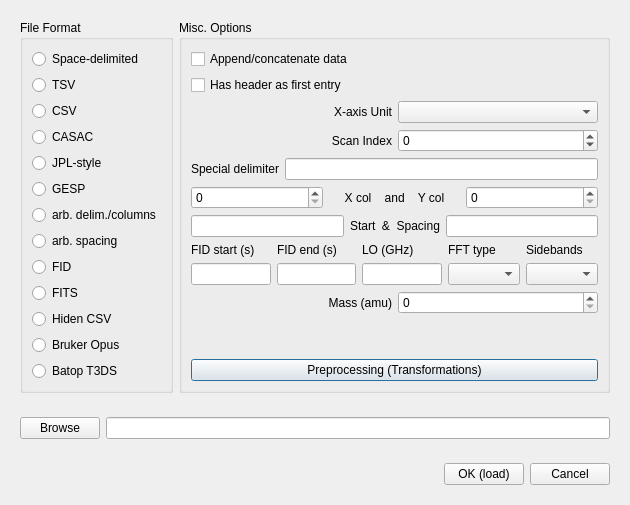
<?xml version="1.0" encoding="UTF-8"?>
<ui version="4.0">
 <class>Dialog</class>
 <widget class="QDialog" name="Dialog">
  <property name="geometry">
   <rect>
    <x>0</x>
    <y>0</y>
    <width>630</width>
    <height>459</height>
   </rect>
  </property>
  <property name="windowTitle">
   <string>Spectral Load Dialog</string>
  </property>
  <layout class="QVBoxLayout" name="verticalLayout_3">
   <item>
    <widget class="QFrame" name="frame_options">
     <layout class="QHBoxLayout" name="horizontalLayout_4">
      <item>
       <widget class="QGroupBox" name="group_radio">
        <property name="title">
         <string>File Format</string>
        </property>
        <layout class="QVBoxLayout" name="verticalLayout_2">
         <item>
          <widget class="QRadioButton" name="radio_ssv">
           <property name="text">
            <string>Space-delimited</string>
           </property>
          </widget>
         </item>
         <item>
          <widget class="QRadioButton" name="radio_tsv">
           <property name="text">
            <string>TSV</string>
           </property>
          </widget>
         </item>
         <item>
          <widget class="QRadioButton" name="radio_csv">
           <property name="text">
            <string>CSV</string>
           </property>
          </widget>
         </item>
         <item>
          <widget class="QRadioButton" name="radio_casac">
           <property name="text">
            <string>CASAC</string>
           </property>
          </widget>
         </item>
         <item>
          <widget class="QRadioButton" name="radio_jpl">
           <property name="text">
            <string>JPL-style</string>
           </property>
          </widget>
         </item>
         <item>
          <widget class="QRadioButton" name="radio_gesp">
           <property name="text">
            <string>GESP</string>
           </property>
          </widget>
         </item>
         <item>
          <widget class="QRadioButton" name="radio_arbdc">
           <property name="text">
            <string>arb. delim./columns</string>
           </property>
          </widget>
         </item>
         <item>
          <widget class="QRadioButton" name="radio_arbspacing">
           <property name="text">
            <string>arb. spacing</string>
           </property>
          </widget>
         </item>
         <item>
          <widget class="QRadioButton" name="radio_fid">
           <property name="text">
            <string>FID</string>
           </property>
          </widget>
         </item>
         <item>
          <widget class="QRadioButton" name="radio_fits">
           <property name="text">
            <string>FITS</string>
           </property>
          </widget>
         </item>
         <item>
          <widget class="QRadioButton" name="radio_hidencsv">
           <property name="text">
            <string>Hiden CSV</string>
           </property>
          </widget>
         </item>
         <item>
          <widget class="QRadioButton" name="radio_brukeropus">
           <property name="text">
            <string>Bruker Opus</string>
           </property>
          </widget>
         </item>
         <item>
          <widget class="QRadioButton" name="radio_batopt3ds">
           <property name="text">
            <string>Batop T3DS</string>
           </property>
          </widget>
         </item>
        </layout>
       </widget>
      </item>
      <item>
       <widget class="QGroupBox" name="group_misc">
        <property name="title">
         <string>Misc. Options</string>
        </property>
        <layout class="QVBoxLayout" name="verticalLayout">
         <item>
          <widget class="QCheckBox" name="check_appendData">
           <property name="text">
            <string>Append/concatenate data</string>
           </property>
          </widget>
         </item>
         <item>
          <widget class="QCheckBox" name="check_hasHeader">
           <property name="text">
            <string>Has header as first entry</string>
           </property>
          </widget>
         </item>
         <item>
          <layout class="QHBoxLayout" name="horizontalLayout_8">
           <item>
            <widget class="QLabel" name="label_unit">
             <property name="text">
              <string>X-axis Unit</string>
             </property>
             <property name="alignment">
              <set>Qt::AlignRight|Qt::AlignTrailing|Qt::AlignVCenter</set>
             </property>
            </widget>
           </item>
           <item>
            <widget class="QComboBox" name="combo_unit"/>
           </item>
          </layout>
         </item>
         <item>
          <layout class="QHBoxLayout" name="horizontalLayout_3">
           <item>
            <widget class="QLabel" name="label_scanIndex">
             <property name="text">
              <string>Scan Index</string>
             </property>
             <property name="alignment">
              <set>Qt::AlignRight|Qt::AlignTrailing|Qt::AlignVCenter</set>
             </property>
            </widget>
           </item>
           <item>
            <widget class="QSpinBox" name="cb_scanIndex">
             <property name="minimum">
              <number>-1</number>
             </property>
             <property name="maximum">
              <number>9999</number>
             </property>
            </widget>
           </item>
          </layout>
         </item>
         <item>
          <layout class="QHBoxLayout" name="horizontalLayout">
           <item>
            <widget class="QLabel" name="label_delimeter">
             <property name="text">
              <string>Special delimiter</string>
             </property>
             <property name="alignment">
              <set>Qt::AlignRight|Qt::AlignTrailing|Qt::AlignVCenter</set>
             </property>
            </widget>
           </item>
           <item>
            <widget class="QLineEdit" name="txt_delimiter"/>
           </item>
          </layout>
         </item>
         <item>
          <layout class="QHBoxLayout" name="horizontalLayout_6">
           <item>
            <widget class="QSpinBox" name="cb_xCol"/>
           </item>
           <item>
            <widget class="QLabel" name="label_columns">
             <property name="text">
              <string>X col    and    Y col</string>
             </property>
             <property name="alignment">
              <set>Qt::AlignCenter</set>
             </property>
            </widget>
           </item>
           <item>
            <widget class="QSpinBox" name="cb_yCol"/>
           </item>
          </layout>
         </item>
         <item>
          <layout class="QHBoxLayout" name="horizontalLayout_2">
           <item>
            <widget class="QLineEdit" name="txt_spacingStart"/>
           </item>
           <item>
            <widget class="QLabel" name="label_spacing">
             <property name="text">
              <string>Start  &amp;  Spacing</string>
             </property>
             <property name="alignment">
              <set>Qt::AlignCenter</set>
             </property>
            </widget>
           </item>
           <item>
            <widget class="QLineEdit" name="txt_spacingDiff"/>
           </item>
          </layout>
         </item>
         <item>
          <layout class="QGridLayout" name="gridLayout">
           <item row="0" column="0">
            <widget class="QLabel" name="label_fidStart">
             <property name="text">
              <string>FID start (s)</string>
             </property>
            </widget>
           </item>
           <item row="0" column="3">
            <widget class="QLabel" name="label_fftType">
             <property name="text">
              <string>FFT type</string>
             </property>
            </widget>
           </item>
           <item row="0" column="1">
            <widget class="QLabel" name="label_fidStop">
             <property name="text">
              <string>FID end (s)</string>
             </property>
            </widget>
           </item>
           <item row="1" column="0">
            <widget class="QLineEdit" name="txt_fidStart"/>
           </item>
           <item row="1" column="1">
            <widget class="QLineEdit" name="txt_fidStop"/>
           </item>
           <item row="1" column="3">
            <widget class="QComboBox" name="combo_fftType"/>
           </item>
           <item row="0" column="2">
            <widget class="QLabel" name="label_fidLO">
             <property name="text">
              <string>LO (GHz)</string>
             </property>
            </widget>
           </item>
           <item row="1" column="2">
            <widget class="QLineEdit" name="txt_fidLO"/>
           </item>
           <item row="1" column="4">
            <widget class="QComboBox" name="combo_fftSideband"/>
           </item>
           <item row="0" column="4">
            <widget class="QLabel" name="label_fftSideband">
             <property name="text">
              <string>Sidebands</string>
             </property>
            </widget>
           </item>
          </layout>
         </item>
         <item>
          <layout class="QHBoxLayout" name="horizontalLayout_9">
           <item>
            <widget class="QLabel" name="label_mass">
             <property name="text">
              <string>Mass (amu)</string>
             </property>
             <property name="alignment">
              <set>Qt::AlignRight|Qt::AlignTrailing|Qt::AlignVCenter</set>
             </property>
            </widget>
           </item>
           <item>
            <widget class="QSpinBox" name="cb_mass">
             <property name="maximum">
              <number>300</number>
             </property>
            </widget>
           </item>
          </layout>
         </item>
         <item>
          <spacer name="verticalSpacer">
           <property name="orientation">
            <enum>Qt::Vertical</enum>
           </property>
           <property name="sizeHint" stdset="0">
            <size>
             <width>20</width>
             <height>40</height>
            </size>
           </property>
          </spacer>
         </item>
         <item>
          <widget class="QPushButton" name="btn_preprocesses">
           <property name="text">
            <string>Preprocessing (Transformations)</string>
           </property>
          </widget>
         </item>
        </layout>
       </widget>
      </item>
     </layout>
    </widget>
   </item>
   <item>
    <widget class="QFrame" name="frame_file">
     <property name="maximumSize">
      <size>
       <width>16777215</width>
       <height>50</height>
      </size>
     </property>
     <layout class="QHBoxLayout" name="horizontalLayout_5">
      <item>
       <widget class="QPushButton" name="btn_browse">
        <property name="text">
         <string>Browse</string>
        </property>
       </widget>
      </item>
      <item>
       <widget class="QLineEdit" name="txt_file"/>
      </item>
     </layout>
    </widget>
   </item>
   <item>
    <widget class="QFrame" name="frame_buttons">
     <property name="sizePolicy">
      <sizepolicy hsizetype="Preferred" vsizetype="Maximum">
       <horstretch>0</horstretch>
       <verstretch>0</verstretch>
      </sizepolicy>
     </property>
     <layout class="QHBoxLayout" name="horizontalLayout_7">
      <item>
       <spacer name="horizontalSpacer">
        <property name="orientation">
         <enum>Qt::Horizontal</enum>
        </property>
        <property name="sizeHint" stdset="0">
         <size>
          <width>279</width>
          <height>20</height>
         </size>
        </property>
       </spacer>
      </item>
      <item>
       <widget class="QPushButton" name="btn_ok">
        <property name="text">
         <string>OK (load)</string>
        </property>
       </widget>
      </item>
      <item>
       <widget class="QPushButton" name="btn_cancel">
        <property name="text">
         <string>Cancel</string>
        </property>
       </widget>
      </item>
     </layout>
    </widget>
   </item>
  </layout>
 </widget>
 <tabstops>
  <tabstop>radio_ssv</tabstop>
  <tabstop>radio_tsv</tabstop>
  <tabstop>radio_csv</tabstop>
  <tabstop>radio_casac</tabstop>
  <tabstop>radio_jpl</tabstop>
  <tabstop>radio_gesp</tabstop>
  <tabstop>radio_arbdc</tabstop>
  <tabstop>radio_arbspacing</tabstop>
  <tabstop>radio_fid</tabstop>
  <tabstop>check_appendData</tabstop>
  <tabstop>check_hasHeader</tabstop>
  <tabstop>combo_unit</tabstop>
  <tabstop>cb_scanIndex</tabstop>
  <tabstop>txt_delimiter</tabstop>
  <tabstop>cb_xCol</tabstop>
  <tabstop>cb_yCol</tabstop>
  <tabstop>txt_spacingStart</tabstop>
  <tabstop>txt_spacingDiff</tabstop>
  <tabstop>txt_fidStart</tabstop>
  <tabstop>txt_fidStop</tabstop>
  <tabstop>txt_fidLO</tabstop>
  <tabstop>combo_fftType</tabstop>
  <tabstop>btn_browse</tabstop>
  <tabstop>txt_file</tabstop>
  <tabstop>btn_ok</tabstop>
  <tabstop>btn_cancel</tabstop>
 </tabstops>
 <resources/>
 <connections/>
</ui>
